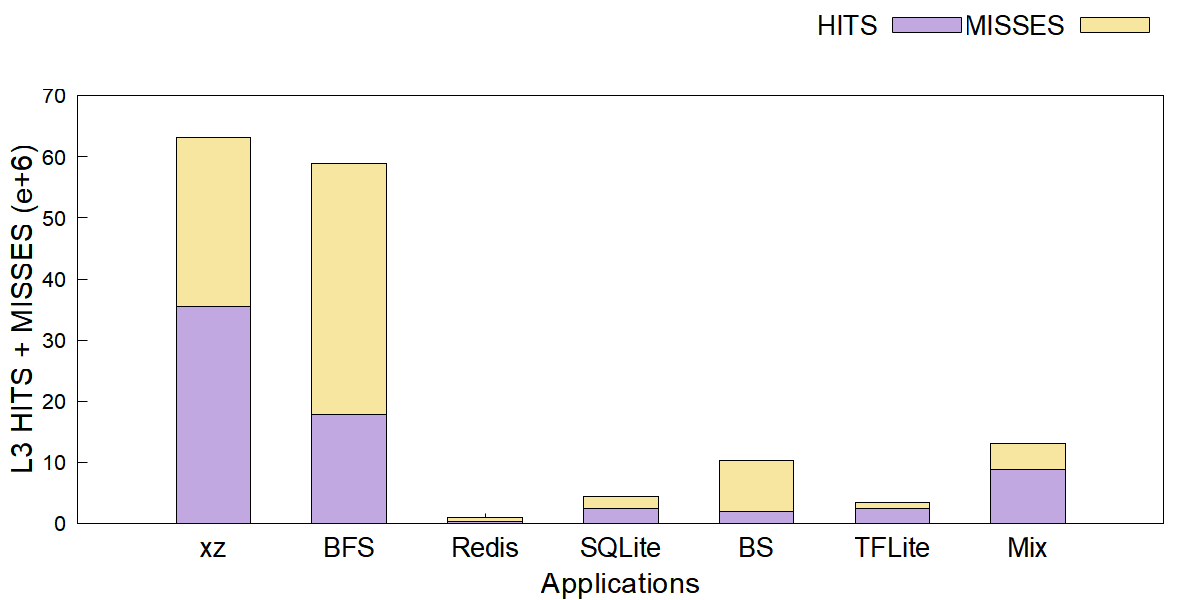

Source code (gnuplot):
# l3_lookups.plt - stacked composition, one bar per application.
#
# Style mirrors the paper bar charts (image/*.plt) via
# tools/gen_fig_plts.py: Arial 16/22/20, opaque fill with
# black segment borders, key outside top right, full
# 4-side frame (border 15), tics only on left y / bottom
# x (nomirror), xrange [0:8] centers the 7 applications.
#
# Stacked bars need the linear axis: values / 1e6,
# ylabel (e+6), coarse integer tics (1/2/5 x 10^k).
# Segments stack bottom -> top in the key order;
# boxxyerror draws each segment from the cumulative sum
# of the segments below up to the cumulative including
# itself, so zero-height segments are skipped.
#
# Data: fig/l3_lookups.dat (tools/path_data.py STACK_SPECS).
#
# Usage: gnuplot fig/l3_lookups.plt   (from the repo root)

set terminal pngcairo size 1200,600 enhanced font 'Arial,16'
set output 'fig/l3_lookups.png'

set ylabel 'L3 HITS + MISSES (e+6)' font 'Arial,22'
set xlabel 'Applications' font 'Arial,22'

set style fill solid border -1

set yrange [0:70]
set format y '%.0f'
set ytics 10

set border 15
set ytics nomirror
set xtics nomirror

set xtics ('xz' 1, 'BFS' 2, 'Redis' 3, 'SQLite' 4, 'BS' 5, 'TFLite' 6, 'Mix' 7) font ',20'
set xrange [0:8]

set tmargin 4
set key outside top right horizontal font 'Arial,20'

C0 = "#C1A8E0"   # HITS
C1 = "#F7E6A0"   # MISSES

plot 'fig/l3_lookups.dat' using ($0+1):((($2)) > (0) ? (($2))/1e6 : 1/0):(($0+1)-0.275):(($0+1)+0.275):(0/1e6):(($2)/1e6) with boxxyerror title 'HITS' lc rgb C0, \
     '' using ($0+1):((($2+$3)) > (($2)) ? (($2+$3))/1e6 : 1/0):(($0+1)-0.275):(($0+1)+0.275):(($2)/1e6):(($2+$3)/1e6) with boxxyerror title 'MISSES' lc rgb C1
